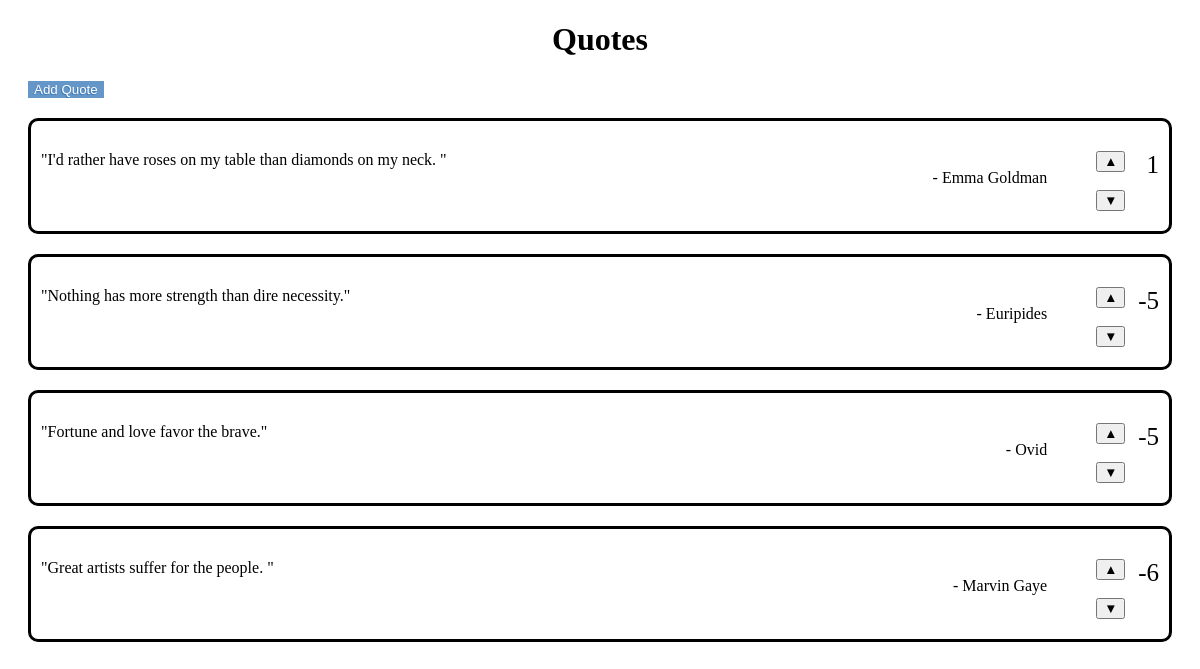
Before: / with the older database file.
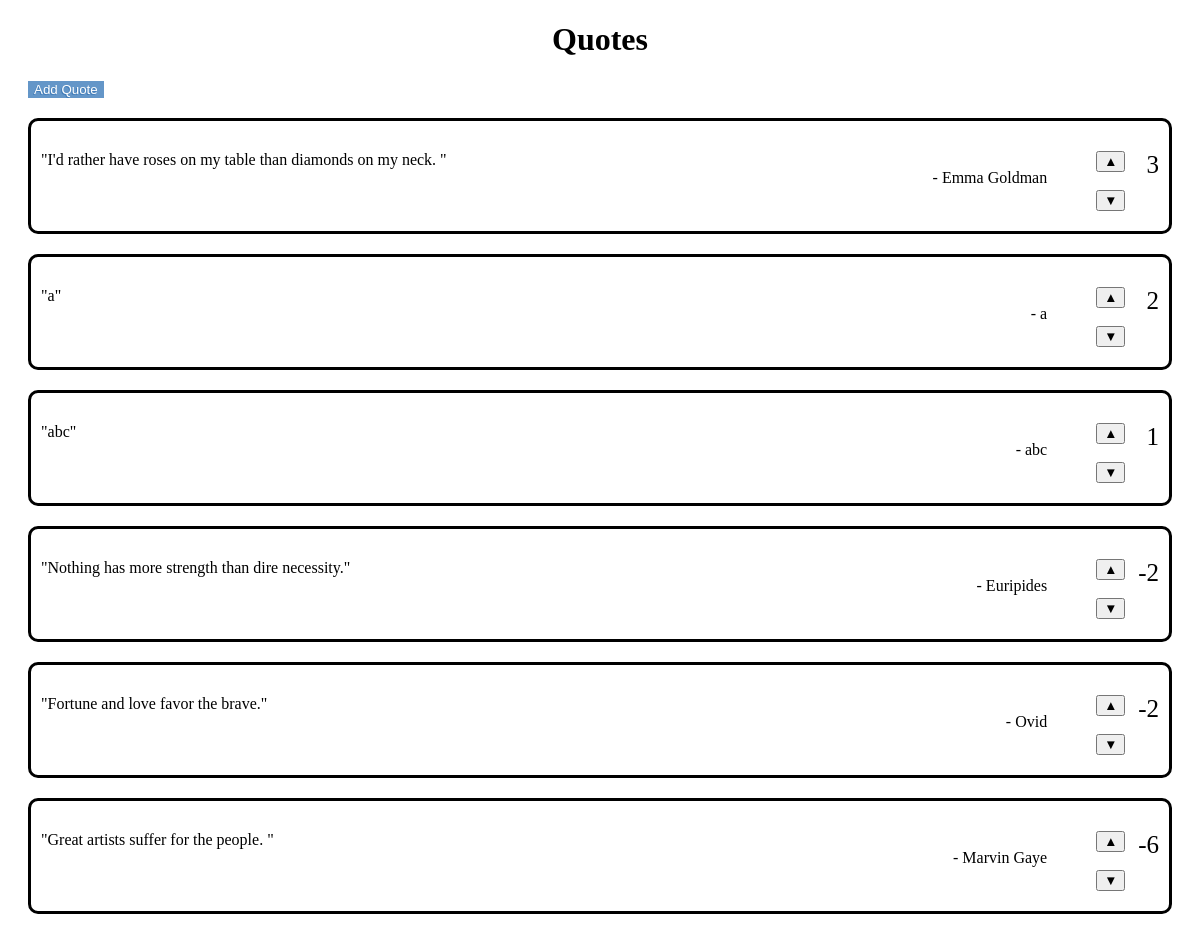
After: the same page with the newer database file.
### tables this page shows
CREATE TABLE `quotations` (
  `id` int(11) unsigned NOT NULL AUTO_INCREMENT,
  `quote` text,
  `author` varchar(30) DEFAULT '',
  `vote` int(11) NOT NULL DEFAULT '0',
  `date` datetime NOT NULL,
  PRIMARY KEY (`id`)
);

### DatabaseAdaptor.php (called while the page is built, shortened)
<?php
class DatabaseAdaptor
{
    private $DB;
    public function __construct()
    {
        $db = 'mysql:host=localhost;dbname=quotes';
        $user = 'root';
        $password = 'root';
        try {
            $this->DB = new PDO($db, $user, $password);
            $this->DB->setAttribute(PDO::ATTR_ERRMODE, PDO::ERRMODE_EXCEPTION);
        } catch (PDOException $e) {
            echo $e;
            echo 'Error';
            exit();
        }
    }
    public function getQuotesAsArray()
    {
        $stmt = $this->DB->prepare("SELECT * FROM quotations ORDER BY vote DESC, date DESC");
        $stmt->execute();
        return $stmt->fetchAll(PDO::FETCH_ASSOC);
    }
}
$myDatabaseAdaptor = new DatabaseAdaptor();

### showQuotes.php (the view, shortened to what this page needs)
<?php
require_once './DataBaseAdaptor.php';
?>
<!DOCTYPE html>
<html lang="en">
<head>
    <link rel="stylesheet" type="text/css" href="styles.css">
</head>
<body>
<div class="header">
    <h1>Quotes</h1>
</div>
<form class="button-form" action="index.php" method="get">
    <button class="button">Add Quote</button>
</form>
<?php
$all = $myDatabaseAdaptor->getQuotesAsArray();
foreach ($all as $record) {
    echo " <div class='box'><div class='quote'><div class='say'>\"" . $record['quote'] . "\"</div><br><div class='author'> - " . $record['author'] . "</div></div><div class='vote'> " . $record['vote'] . "</div><div class='up-down'>"
        . "<form class='up' action='controller.php' method='post'><input hidden name='up' value='up'><input hidden name='id' value='" . $record['id'] . "'><button>&#x25B2;</button></form><br>"
        . "<form class='down' action='controller.php' method='post'><input hidden name='down' value='down'><input hidden name='id' value='" . $record['id'] . "'><button>&#x25BC;</button></form></div></div>";
}
?>
</body>
</html>

### index.php
<?php
if (isset ($_GET ['mode'])) {
    if ($_GET ['mode'] === 'new')
        require_once("./addQuote.html");
} else {
    require_once("./showQuotes.php");
}

### styles.css (style rules this page uses)
.button { color: #fff; background-color: #6496c8; text-shadow: -1px 1px #417cb8; border: none; }
.button-form { margin-left: 20px; }
.header { margin-right: auto; margin-left: auto; text-align: center; }
.box { margin: 20px 20px 20px 20px; padding: 30px 10px 30px 10px; border: 3px solid black; border-radius: 10px; height: 50px; }
.say { float: left; }
.author { float: right; margin-bottom: -20px; }
.quote { float: left; width: 90%; }
.up-down { float: right; width: 3%; text-align: right; }
.vote { float: right; width: 3%; text-align: right; font-size: 25px; }

Changed rows visible on the page:
changed quotations "I'd rather have roses on my table than diamonds on my neck.": vote "1" → "3"
added quotations: quote "a", author "a", vote "2"
added quotations: quote "abc", author "abc", vote "1"
changed quotations "Nothing has more strength than dire necessity.": vote "-5" → "-2"
changed quotations "Fortune and love favor the brave.": vote "-5" → "-2"
